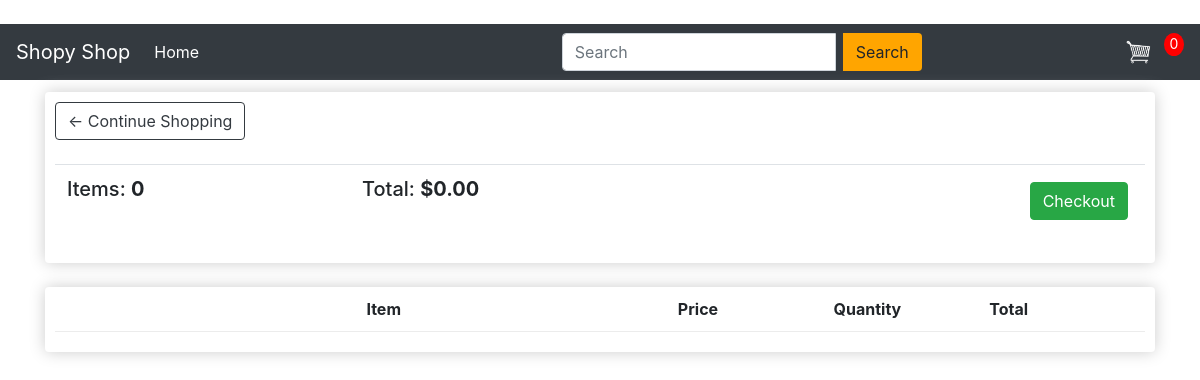
The page /cart/ (signed in) on the database as committed earlier.
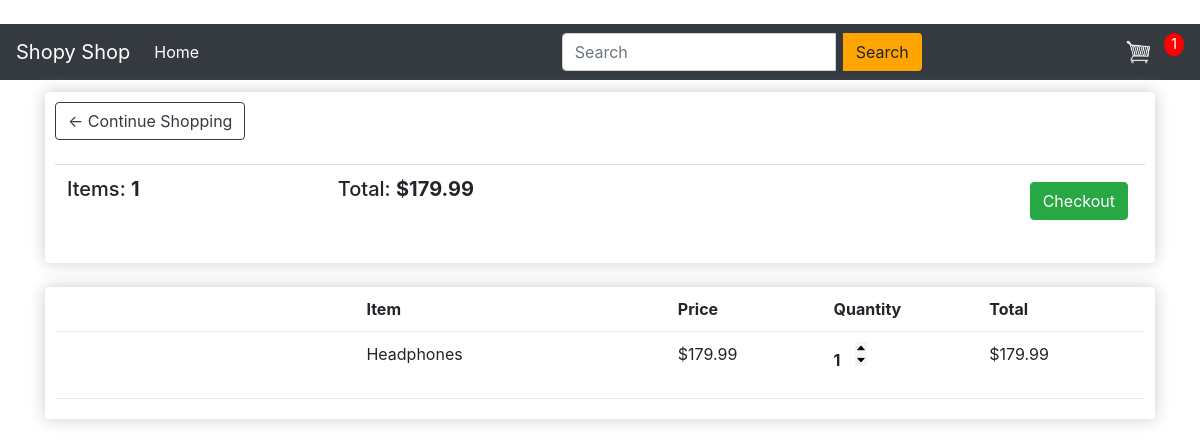
The same page on the database as committed later.
### store/models.py (models this page shows, shortened)
class Order(models.Model):
    customer = models.ForeignKey(Customer , on_delete=models.SET_NULL , blank=True , null=True)
    date_ordered = models.DateTimeField(auto_now_add=True)
    complete = models.BooleanField(default=False , null=True)
    transaction_id = models.CharField(max_length=200 , null=True)
    @property
    def get_cart_total(self):
        orderitems = self.orderitem_set.all()
        total = sum([item.get_total for item in orderitems])
        return total
    @property
    def get_cart_items(self):
        orderitems = self.orderitem_set.all()
        total = sum([item.quanity for item in orderitems])
        return total

class OrderItem(models.Model):
    product = models.ForeignKey(Product , on_delete=models.SET_NULL , null=True)
    order = models.ForeignKey(Order , on_delete=models.SET_NULL , null=True)
    quanity = models.IntegerField(default=0 , null=True , blank=True)
    date_added = models.DateTimeField(auto_now_add=True)
    @property
    def get_total(self):
        total = self.product.price * self.quanity
        return total

class Product(models.Model):
    name = models.CharField(max_length=200 , null=True)
    price = models.FloatField()
    description = models.CharField(max_length=200 , null=True)
    digital = models.BooleanField(default=False , null=True , blank=False)
    image = CloudinaryField('images/' , default='')
    @property
    def imageURL(self):
        try:
            url = self.image.url
        except:
            url = ''
        return url

### store/views.py (the view)
# urls.py: path('cart/' , views.cart , name="cart"),
def cart(request):
    data = cartData(request)
    cartItems = data['cartItems']
    order = data['order']
    items = data['items']
    message = "This is the cart page"
    context = {'items':items , "order":order , 'cartItems':cartItems}
    return render (request , 'store/cart.html' , context)

### store/utils.py (called while the page is built)
def cartData(request):
    if request.user.is_authenticated:
        customer = request.user.customer
        order ,  created = Order.objects.get_or_create(customer = customer , complete=False)
        items = order.orderitem_set.all()
        cartItems = order.get_cart_items
    else:
        cookieData = cookieCart(request)
        cartItems = cookieData['cartItems']
        order = cookieData['order']
        items = cookieData['items']
    return {'cartItems':cartItems , 'order':order , 'items':items}

### store/templates/store/cart.html (shortened to what this page needs)
{% extends 'store/main.html' %}
{% load static %}
{% block content %}
<div class="row">
    <div class="col-lg-12">
        <div class="box-element">
            <a class="btn btn-outline-dark" href="{% url 'store' %}"> &#x2190; Continue Shopping </a>
            <br>
            <br>
            <table class="table">
                <tr>
                    <th>
                        <h5>Items: <strong> {{order.get_cart_items}} </strong></h5>
                    </th>
                    <th>
                        <h5>Total: <strong> ${{order.get_cart_total|floatformat:2}} </strong></h5>
                    </th>
                    <th>
                        <a style="float: right; margin: 5px;" class="btn btn-success" href="{% url 'checkout' %}">
                            Checkout </a>
                    </th>
                </tr>
            </table>
        </div>
        <br>
        <div class="box-element">
            <div class="cart-row">
                <div style="flex: 2;"></div>
                <div style="flex: 2;"><strong>Item</strong></div>
                <div style="flex: 1;"><strong>Price</strong></div>
                <div style="flex: 1;"><strong>Quantity</strong></div>
                <div style="flex: 1;"><strong>Total</strong></div>
            </div>
            {% for item in items  %}
            <div class="cart-row">
                <div style="flex: 2;">
                </div>
                <div style="flex: 2;"> {{item.product.name}} </div>
                <div style="flex: 1;"> ${{item.product.price|floatformat:2}}</div>
                <div style="flex: 1;">
                    <p class="quantity">{{item.quanity}}</p>
                    <div class="quantity">
                        <img data-product="{{item.product.id}}" data-action="add" class="change-quantity update-cart" src="{% static 'images/aroww-up.png' %}" alt="">
                        <img data-product="{{item.product.id}}" data-action="remove" class="change-quantity update-cart" src="{% static 'images/arroww-down.png' %}" alt="">
                    </div>
                </div>
                <div style="flex: 1;"> ${{item.get_total}} </div>
            </div>
            {% endfor %}
        </div>
    </div>
</div>
{% endblock content %}

### store/templates/store/main.html (shortened to what this page needs)
<!DOCTYPE html>
{% load static %}
<html lang="en">
<head>
    <link rel="stylesheet" type="text/css" href="{% static 'css/main.css' %}">
    <link rel="stylesheet" href="https://cdn.jsdelivr.net/npm/bootstrap@4.3.1/dist/css/bootstrap.min.css"
>
</head>
<body>
    <nav class="navbar navbar-expand-lg navbar-dark bg-dark" style="margin-bottom: 1%;">
        <a class="navbar-brand" href="{% url 'store' %}">Shopy Shop</a>
        <div class="collapse navbar-collapse" id="navbarSupportedContent">
            <ul class="navbar-nav mr-auto">
                <li class="nav-item active">
                    <a class="nav-link" href="{% url 'store' %}"> Home <span class="sr-only">(current)</span></a>
                </li>
            </ul>
            <form  class="form-inline" action="/search" style="margin: 0 auto;">
                <div class="input-group">
                    <input name="querry" class="form-control mr-sm-2" type="search" placeholder="Search"/>
                    <div class="input-group-append">
                        <button class="btn btn" type="submit" id="button-addon2" style="background-color: orange;" >Search</button>
                    </div>
                </div>
            </form>
            <div class=" form-inline my-2 my-lg-0">
                <a href="{% url 'cart' %}">
                    <img id="cart-icon" src="{% static 'images/cart.png' %}" alt="">
                </a>
                <p id="cart-total"> {{cartItems}}</p>
            </div>
        </div>
    </nav>
    <div class="container">
        {% block content %}
        {% endblock content %}
    </div>
</body>
</html>

### static/css/main.css (style rules this page uses)
.bg-dark { background-color: #4f868c!important; }
#cart-icon { width: 50px; display: inline-block; margin-left: 15px; }
body { padding-top: 2%; }
#cart-total { display: block; text-align: center; color: #fff; background-color: red; width: 20px; height: 23px; border-radius: 50%; font-size: 14px; }
.box-element { box-shadow: hsl(0, 0%, 80%) 0 0 16px; background-color: #fff; border-radius: 4px; padding: 10px; }
.cart-row { display: flex; align-items: flex-stretch; padding-bottom: 10px; margin-bottom: 10px; border-bottom: 1px solid #ececec; }
.quantity { display: inline-block; font-weight: 700; padding-right: 10px; }
.change-quantity { width: 12px; cursor: pointer; display: block; }

Rows that differ between the two databases and show on the page:
computed for Order: get_cart_items "0" → "1"; get_cart_total "0.00" → "179.99"
added OrderItem: product.name "Headphones", product.price "179.99", quanity "1", get_total "179.99"
Other text that changed with them:
{{ cartItems }}: "0" → "1"
